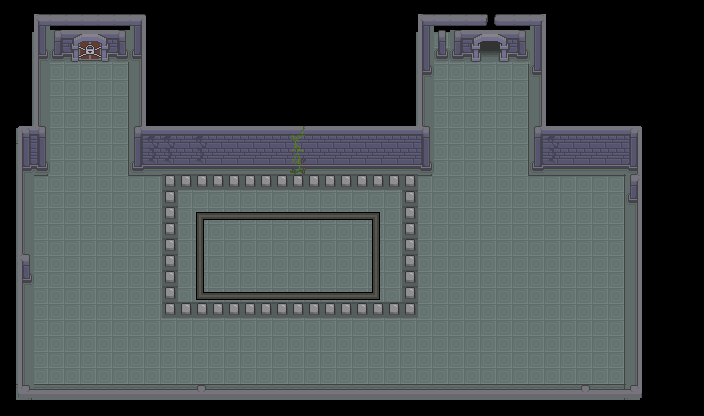

Tiled map render using the project's own tile images. Description and the map definition, with tile-layer contents summarised, below:
An orthogonal 44x26 tile map with 16x16 px tiles, 4 tile layers (ground, ground2, ground3, obj), 3 tilesets and 19 objects (3x eletron, door, arquimedes, player, 1, ...).

<map version="1.10" tiledversion="1.11.2" orientation="orthogonal" renderorder="right-down" width="44" height="26" tilewidth="16" tileheight="16" infinite="0" nextlayerid="15" nextobjectid="26">
 <tileset firstgid="1" name="Dungeon_Tileset" tilewidth="16" tileheight="16" tilecount="156" columns="12">
  <image source="../../images/Top_Down_Adventure_Pack_v.1.0/Dungeon_Tileset.png" width="192" height="208" />
 </tileset>
 <tileset firstgid="157" source="../obj.tsx" />
 <tileset firstgid="168" name="line_circuit" tilewidth="16" tileheight="16" tilecount="6" columns="3">
  <image source="../../images/aseprite/line_circuit.png" width="48" height="32" />
 </tileset>
 <layer id="10" name="ground" width="44" height="26">
  <data>[1144 cells, 703 non-empty, 9 distinct tile ids]</data>
 </layer>
 <objectgroup id="7" name="door">
  <object id="2" name="door" gid="31" x="64" y="48" width="16" height="16">
   <properties>
    <property name="next_scene" value="fase_3" />
   </properties>
  </object>
 </objectgroup>
 <objectgroup id="11" name="npc">
  <object id="5" name="arquimedes" x="515.334" y="288">
   <point />
  </object>
 </objectgroup>
 <objectgroup id="6" name="player">
  <object id="1" name="player" x="460" y="161.333">
   <point />
  </object>
 </objectgroup>
 <objectgroup id="4" name="attention_point">
  <object id="6" name="1" x="536" y="314">
   <properties>
    <property name="positions" value="[{&quot;x&quot;:239.33333333333331,&quot;y&quot;:364.66666666666663},{&quot;x&quot;:557.9996666666666,&quot;y&quot;:287.33366666666666}]" />
   </properties>
   <point />
  </object>
 </objectgroup>
 <objectgroup id="5" name="attention_points">
  <object id="23" name="2" x="225.333" y="333">
   <point />
  </object>
  <object id="24" name="3" x="551.333" y="305.334">
   <properties>
    <property name="positions" value="[]" />
   </properties>
   <point />
  </object>
 </objectgroup>
 <objectgroup id="3" name="areas_dialog">
  <object id="7" name="dialog_1" x="512.667" y="288.667" width="70" height="44">
   <properties>
    <property name="active_status" type="bool" value="true" />
    <property name="dialogo">Arquimedes: Olá, meu jovem.;
Arquimedes: Você é um viajante do tempo, estou certo?;
Arquimedes: Seja bem-vindo ao Farol de Alexandria!;
Kevin: Olá! Vim aqui para procurar meu pai. Acredito que preciso subir até o último andar para encontrá-lo.;
Kevin: Pode me ajudar com isso?;
Arquimedes: Claro, meu jovem!;
Arquimedes: Mas, antes de iniciar sua jornada, é necessário aprender os conceitos básicos de circuitos elétricos, já que chegar ao topo do farol não será nada fácil.;
Arquimedes: Ao contrário do que muitos pensam, aqui em Alexandria já utilizamos energia elétrica para tudo!;
Arquimedes: Mas, infelizmente, um homem quase destruiu todo o farol, e alguns andares ficaram inacessíveis devido ao alto perigo!;
Arquimedes: Por sorte, conseguimos prendê-lo!;
Arquimedes: Antes de mais nada, que tal dar uma olhada neste circuito, hein?</property>
   </properties>
  </object>
  <object id="22" name="dialog_2" x="200" y="295.667" width="81.3333" height="148">
   <properties>
    <property name="active_status" type="bool" value="false" />
    <property name="dialogo" value="Hmmm;Que interessante!;É o que eu vi nas aulas!;O circuito possui uma bateria, um resistor e uma lampada;Vejo que quando o eletron passa pela lâmpada, ela ascende;A , e os elétrons aceleram quando passam pela bateria; E desaceleram quando passam pelo resistor e pela lâmpada;Outro fato é que o sentido da corrente é a convencional, ou seja, o fluxo de energia vai do positivo da bateria para o negativo dela.Interessante!;Ok, vamos ver o que ele tem a me ensinar." />
   </properties>
  </object>
  <object id="25" name="dialog_3" x="513.333" y="295.333" width="68.6667" height="45.3333">
   <properties>
    <property name="active_status" type="bool" value="false" />
    <property name="dialogo">Arquimedes: Vejo que você observou bem, jovem Kevin!;
Arquimedes: Esse circuito é um exemplo simples, mas contém tudo o que precisamos para entender a base da eletricidade.;
Arquimedes: A bateria é a fonte de energia, responsável por empurrar os elétrons através do circuito — é o que chamamos de tensão.;
Arquimedes: O resistor, por sua vez, dificulta a passagem dos elétrons, transformando parte da energia elétrica em calor.;
Arquimedes: Já a lâmpada funciona de maneira parecida, mas transforma a energia elétrica em luz e calor.;
Arquimedes: A corrente elétrica é o fluxo ordenado desses elétrons, que saem do polo positivo da bateria e retornam ao negativo. Essa é a convenção usada, é claro — o sentido real é o inverso.;
Arquimedes: Ah, e um detalhe muito importante: o circuito deve estar fechado para que a corrente possa fluir! Se houver uma interrupção, a lâmpada não acenderá.;
Arquimedes: E lembre-se, Kevin: quanto maior a resistência, menor será a corrente!;
Arquimedes: Agora que você entende como a eletricidade flui, poderá usar esse conhecimento para resolver os desafios à frente.;
Arquimedes: Vamos ver se consegue aplicar o que aprendeu!;
Kevin: Pode deixar, Arquimedes! Estou pronto para o próximo desafio!</property>
   </properties>
  </object>
 </objectgroup>
 <objectgroup id="2" name="itens">
  <object id="3" name="key" x="88" y="328">
   <properties>
    <property name="active_status" type="bool" value="true" />
   </properties>
   <point />
  </object>
  <object id="4" name="old_paper" x="88.0003" y="204.667">
   <properties>
    <property name="active_status" type="bool" value="false" />
   </properties>
   <point />
  </object>
 </objectgroup>
 <layer id="1" name="ground2" width="44" height="26">
  <data>[1144 cells, 32 non-empty, 1 distinct tile ids]</data>
 </layer>
 <layer id="14" name="ground3" width="44" height="26">
  <data>[1144 cells, 32 non-empty, 6 distinct tile ids]</data>
 </layer>
 <layer id="9" name="obj" width="44" height="26" offsetx="-14" offsety="-18">
  <data>[1144 cells, 256 non-empty, 62 distinct tile ids]</data>
 </layer>
 <objectgroup id="12" name="circuito">
  <object id="14" name="eletron" gid="163" x="288" y="320" width="16" height="16" />
  <object id="15" name="eletron" gid="163" x="272" y="240" width="16" height="16" />
  <object id="16" name="eletron" gid="163" x="352" y="240" width="16" height="16" />
  <object id="17" name="light" gid="164" x="383.333" y="288.667" width="32" height="32" />
  <object id="18" name="resistor" gid="166" x="289.333" y="248.667" width="48" height="32" />
  <object id="19" name="voltage_source" gid="167" x="199.333" y="311.333" width="32" height="48" />
 </objectgroup>
 <objectgroup id="13" name="waypoints">
  <object id="20" name="goal_1" x="392" y="233.333">
   <point />
  </object>
  <object id="21" name="goal_2" x="216.667" y="316">
   <point />
  </object>
 </objectgroup>
</map>
